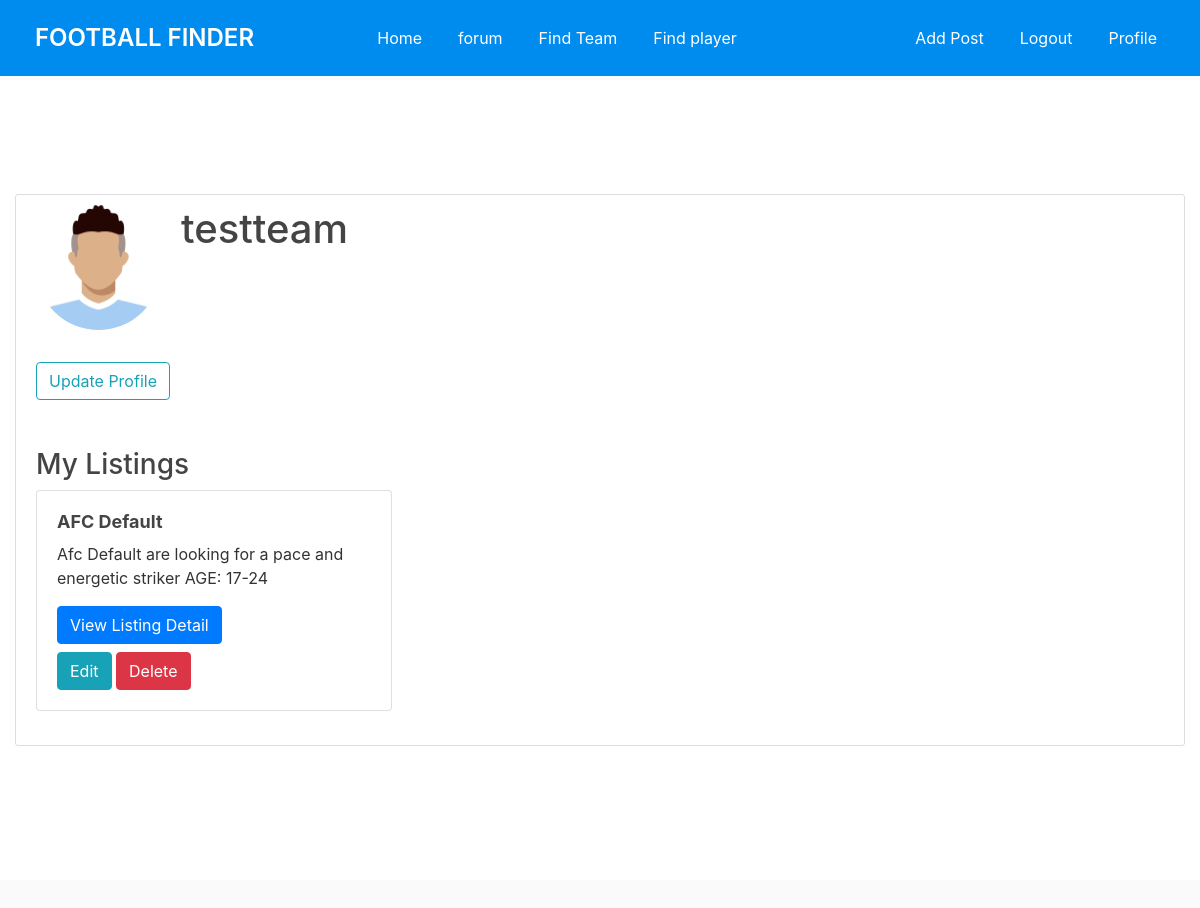
/profile/ (signed in), run on an earlier commit of the app's database.
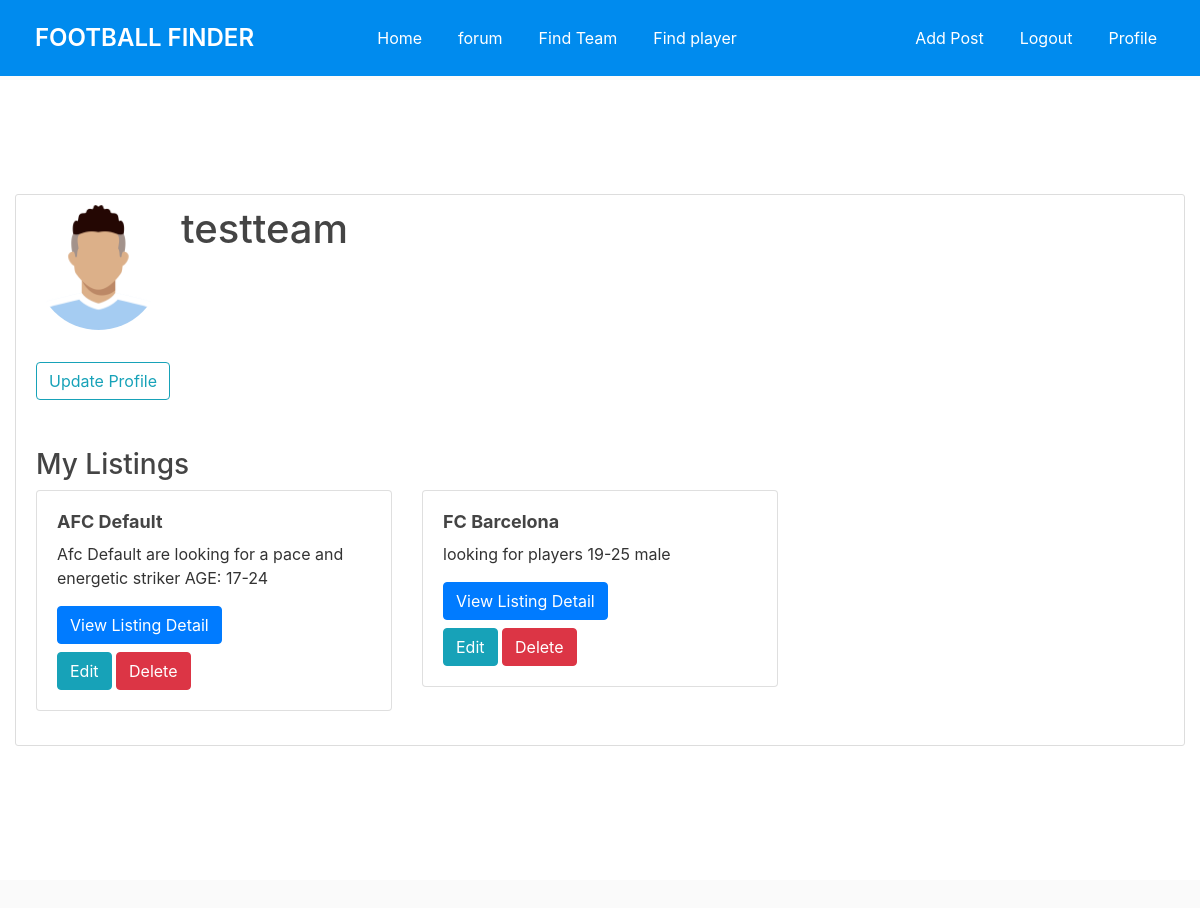
And on a later commit of the database.
### ffinderapp/models.py (models this page shows, shortened)
class Listing(models.Model):
    team = models.ForeignKey(get_user_model(), on_delete=models.CASCADE)  # Assuming team is a custom user model
    title = models.CharField(max_length=100)
    description = models.TextField()
    requirements = models.TextField()
    created_at = models.DateTimeField(auto_now_add=True)
    location = models.CharField(max_length=100, default='')
    city = models.CharField(max_length=100, default='')
    photo = models.ImageField(upload_to='media/listing_photos/', null=True, blank=True)  # Adding photo field
    positions = models.CharField(max_length=100, default='')
    user_profile = models.ForeignKey('CustomUser', on_delete=models.CASCADE, null=True)
    contact_number = models.CharField(max_length=15, default='')

### ffinderapp/views.py (the view)
# urls.py: path('profile/', profile, name='profile'),
def profile(request):
    user = request.user
    u_form = ProfileUpdateForm(instance=user)
    p_form = PlayerProfileForm()  # Initialize p_form here
    t_form = TeamProfileForm()
    if request.method == 'POST':
        if 'player_profile_submit' in request.POST:
            p_form = PlayerProfileForm(request.POST, request.FILES)
            if p_form.is_valid():
                player_profile = p_form.save(commit=False)
                player_profile.user = user
                player_profile.save()
                messages.success(request, 'Your player profile has been created!')
                return redirect('profile')
        elif 'team_profile_submit' in request.POST:
            t_form = TeamProfileForm(request.POST, request.FILES)
            if t_form.is_valid():
                team_profile = t_form.save(commit=False)
                team_profile.user = user
                team_profile.save()
                messages.success(request, 'Your team profile has been created!')
                return redirect('profile')
    else:
        if hasattr(user, 'playerprofile'):
            player_profile = user.playerprofile
            p_form = PlayerProfileForm(instance=player_profile)
        else:
            p_form = PlayerProfileForm()
        if hasattr(user, 'teamprofile'):
            team_profile = user.teamprofile
            t_form = TeamProfileForm(instance=team_profile)
        else:
            t_form = TeamProfileForm()
    return render(request, 'ffinderapp/profile.html', {'u_form': u_form, 'p_form': p_form, 't_form': t_form, 'user': user})

### ffinderapp/templates/ffinderapp/profile.html (shortened to what this page needs)
{% extends 'ffinderapp/base.html' %}
{% load crispy_forms_tags %}
{% load static %}
{% block content %}
<div class="col-md-12">
    <div class="content-section">
        <div class="media">
            {% if user.profile.photo %}
                <p><img class="rounded-circle account-img" src="{{ user.profile.photo.url }}"></p>
            {% else %}
                <p><img class="rounded-circle account-img" src="{% static 'media/default.png' %}"></p>
            {% endif %}
            <div class="media-body">
                <h2 class="account-heading">{{ user.username }}</h2>
            </div>
        </div>
        <button id="update-button" class="btn btn-outline-info">Update Profile</button>
        <div class="mt-5">
            <h3>My Listings</h3>
            <div class="row">
                {% for listing in user.listing_set.all %}
                <div class="col-md-4">
                    <div class="card mb-4">
                        <div class="card-body">
                            <h5 class="card-title">{{ listing.title }}</h5>
                            <p class="card-text">{{ listing.description }}</p>
                            <a href="{% url 'listing_detail' listing.id %}" class="btn btn-primary">View Listing Detail</a>
                            <div class="mt-2">
                                <a href="{% url 'edit_listing' listing.id %}" class="btn btn-info">Edit</a>
                                <form method="post" action="{% url 'delete_listing' listing.id %}" style="display: inline;">
                                    <button type="submit" class="btn btn-danger">Delete</button>
                                </form>
                            </div>
                        </div>
                    </div>
                </div>
                {% endfor %}
            </div>
        </div>
    </div>
</div>
{% endblock content %}

What changed in the data, as far as the page shows it:
added Listing: title "FC Barcelona", description "looking for players 19-25 male"
